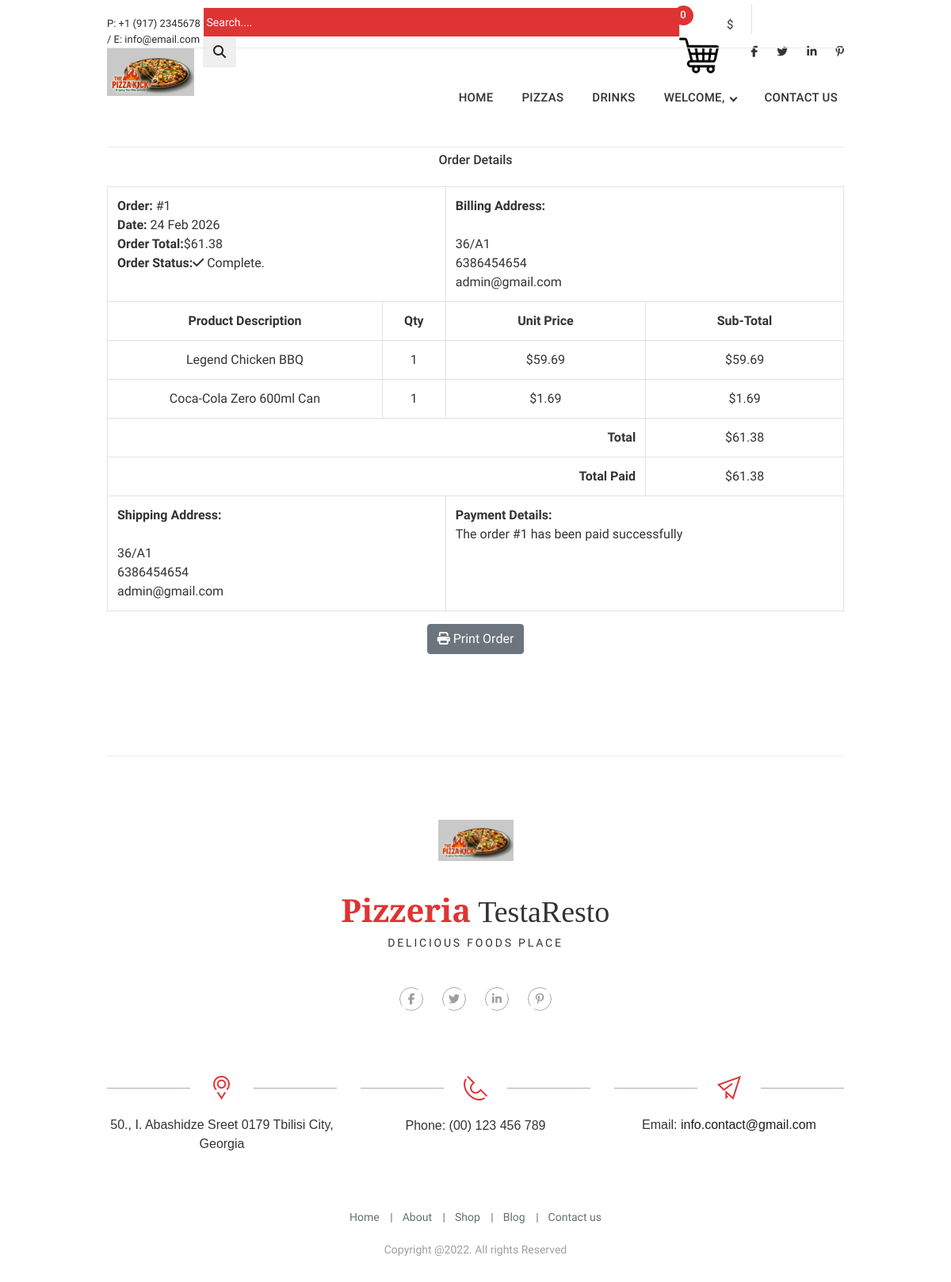
The page /order/1 (signed in) on the database its author committed.
### product/models.py (models this page shows, shortened)
class Category(models.Model):
    name = models.CharField(max_length=100,unique=True)
    slug = models.SlugField(max_length=100,unique=True)
    class Meta:
        ordering = ('name',)
        verbose_name = 'category'
        verbose_name_plural = 'categories'

class Order(models.Model):
    total = models.DecimalField(max_digits=10, decimal_places=2, verbose_name='USD Order Total')
    created = models.DateTimeField(auto_now_add=True)
    first_name = models.CharField(max_length=250, blank=True)
    last_name = models.CharField(max_length=250, blank=True)
    emailAddress = models.EmailField(blank=True,null=True)
    phone = models.CharField(max_length=250, blank=True)
    address = models.CharField(max_length=250, blank=True)
    city = models.CharField(max_length=250, blank=True)
    postal_code = models.CharField(max_length=250, blank=True)
    status = models.CharField(max_length=250, blank=True,null=True,default='Pending')
    class Meta:
        db_table = 'Order'
        ordering = ['-created']

class OrderItem(models.Model):
    product = models.ForeignKey(Product,on_delete=models.CASCADE)
    quantity = models.IntegerField()
    price = models.DecimalField(max_digits=10, decimal_places=2, verbose_name='USD Price')
    order = models.ForeignKey(Order, on_delete=models.CASCADE)
    class Meta:
        db_table = 'OrderItem'
    def sub_total(self):
        return self.quantity * self.price

class Product(models.Model):
    name = models.CharField(max_length=100,unique=True)
    slug = models.SlugField(max_length=100,unique=True)
    short_description = models.TextField(max_length=300,blank=True)
    description = models.TextField(blank=True)
    category = models.ForeignKey(Category,on_delete=models.CASCADE)
    image = models.ImageField(upload_to='products',blank=True)
    price = models.DecimalField(max_digits=10,decimal_places=2,default='',blank=True,null=True)
    created = models.DateTimeField(auto_now_add=True)
    updated = models.DateTimeField(auto_now=True)
    class Meta:
        ordering = ('name',)
        verbose_name = 'product'
        verbose_name_plural = 'products'
    def __str__(self):
        return self.name

### product/views.py (the view)
# urls.py: path('order/<int:order_id>', views.viewOrder, name='order_detail'),
@login_required(redirect_field_name='next', login_url='signin')
def viewOrder(request, order_id):
    if request.user.is_authenticated:
        email = str(request.user.email)
        order = Order.objects.get(id=order_id, emailAddress=email)
        order_items = OrderItem.objects.filter(order=order)
    return render(request, 'product/order_detail.html', {'order': order, 'order_items': order_items})

### product/context_processors.py (called while the page is built)
def categories(request):
    categories = Category.objects.order_by('-name')
    return dict(categories=categories)

def counter(request):
    counter = 0
    if 'admin' in request.path:
        return {}
    else:
        try:
            cart = Cart.objects.filter(cart_id=_cart_id(request))
            cart_items = CartItem.objects.all().filter(cart=cart[:1])
            for cart_item in cart_items:
                counter += cart_item.quantity
        except Cart.DoesNotExist:
            counter = 0
    return dict(counter=counter)

### product/views.py (called while the page is built)
def _cart_id(request):
    cart = request.session.session_key
    if not cart:
        cart = request.session.create()
    return cart

### product/templates/product/order_detail.html
{% extends 'product/base.html' %}{% load crispy_forms_tags %} {% load static
%}{% block content %}
<div class="container">
  <div class="text-center">
    <br /><br /><br /><br /><br /><br /><br /><br />
    <p><h3 class="shop_big_title">Order Details</h3></p>
    <br />
    <table class="table table-bordered">
      <tr>
        <td class="text-left" colspan="2">
          <b>Order:</b> #{{ order.id }} <br />
          <b>Date: </b>{{ order.created|date:"d M Y" }} <br />
          <b>Order Total:</b>${{ order.total }} <br />
          <b>Order Status:</b><i class="fas fa-check"></i> Complete.
        </td>
        <td class="text-left" colspan="2">
          <b>Billing Address: </b> <br />
          {{ order.name }} <br />
          {{ order.address }} <br />
          {{ order.phone}} <br />
          {{ order.emailAddress}} <br />
        </td>
      </tr>
      <tr>
        <td><b>Product Description</b></td>
        <td><b>Qty</b></td>
        <td><b>Unit Price</b></td>
        <td><b>Sub-Total</b></td>
      </tr>
      {% for item in order_items %}
      <tr>
        <td>{{ item.product }}</td>
        <td>{{ item.quantity }}</td>
        <td>${{ item.price }}</td>
        <td>${{ item.sub_total }}</td>
      </tr>
      {% endfor %}
      <tr>
        <td class="text-right" colspan="3"><b>Total</b></td>
        <td>${{ order.total }}</td>
      </tr>
      <tr>
        <td class="text-right" colspan="3"><b>Total Paid</b></td>
        <td>${{ order.total }}</td>
      </tr>
      <tr>
        <td class="text-left" colspan="2">
          <b>Shipping Address:</b> <br />
          {{ order.name }} <br />
          {{ order.address }} <br />
          {{ order.phone}} <br />
          {{ order.emailAddress}} <br />
        </td>
        <td class="text-left" colspan="2">
          <b>Payment Details:</b> <br />
          The order #{{ order.id }} has been paid successfully
        </td>
      </tr>
    </table>
    <button class="btn btn-secondary" onclick="window.print();">
      <i class="fas fa-print"></i>
      Print Order
    </button>
  </div>
</div>
<br /><br />
{% endblock %}

### product/templates/product/base.html (shortened to what this page needs)
{% load static %} {% load crispy_forms_tags %}
<!DOCTYPE html>
<html lang="en">
  <head>
    <link href="{% static 'product/css/bootstrap.css' %}" rel="stylesheet" />
    <link href="{% static 'product/css/superslides.css' %}" rel="stylesheet" />
    <link href="{% static 'product/css/font-awesome.css' %}" rel="stylesheet" />
    <link rel="stylesheet" href="{% static 'product/css/owl.carousel.css' %}" />
    <link
      rel="stylesheet"
      href="{% static 'product/css/owl.theme.default.min.css' %}"
    />
    <link href="{% static 'product/css/navigation.css' %}" rel="stylesheet" />
    <link rel="stylesheet" href="{% static 'product/css/reset.css' %}" />
    <link rel="stylesheet" href="{% static 'product/css/style.css' %}" />
  </head>
  <body>
    <div id="main">
      <div class="header-v3">
        <div class="container">
          <div class="menu-top desktop-top">
            <div class="left_block">
              <div class="phone_email">
                P: +1 (917) 2345678 / E: info@email.com
              </div>
            </div>
            <div class="right_block">
              <div class="my_search">
                <form
                  class="search clearfix"
                  action="{% url 'search' %}"
                  ,
                  method="GET"
                >
                  <div class="input-group">
                    <input
                      type="text"
                      name="title"
                      class="form-control"
                      placeholder=" Search...."
                      style="width: 600px"
                    />
                    <div class="input-group-append">
                      <button type="submit" class="btn btn-outline-primary-gry">
                        <i class="fa fa-search"></i>
                      </button>
                    </div>
                  </div>
                </form>
              </div>
              <div class="my_cart_wrapper">
                <div class="my_cart_button">
                  <a href="#">
                    <img
                      class="pizza_cart"
                      src="{% static 'product/img/shopping-cart.png' %}"
                    />
                    <span class="cart_circle">{{counter}}</span>
                  </a>
                  <div class="cart_sum">${{total}}</div>
                </div>
              </div>
              <div class="top_social">
                <ul>
                  <li>
                    <a href="#"><i class="fab fa-facebook-f"></i></a>
                  </li>
                  <li>
                    <a href="#"><i class="fab fa-twitter"></i></a>
                  </li>
                  <li>
                    <a href="#"><i class="fab fa-linkedin-in"></i></a>
                  </li>
                  <li>
                    <a href="#"><i class="fab fa-pinterest-p"></i></a>
                  </li>
                </ul>
              </div>
            </div>
          </div>
          <div class="header-inner_1 clearfix">
            <header class="header_bg">
              <div class="logo">
                <a href="{% url 'home' %}">
                  <img src="{% static 'product/img/logo.png' %}" />
                </a>
              </div>
            </header>
            <nav id="navigation" class="navigation clearfix">
              <div class="navigation-body">
                <ul class="navigation-menu">
                  <li class="navigation-item">
                    <a class="navigation-link" href="{% url 'home' %}">Home</a>
                  </li>
                  {% for category in categories %}
                  <li class="navigation-item">
                    <a
                      class="navigation-link"
                      href="{% url 'products_by_category' category.slug %}"
                      >{{category.name}}</a
                    >
                  </li>
                  {% endfor %} {% if request.user.is_authenticated %}
                  <li class="navigation-item">
                    <a class="navigation-link" href="#"
                      >Welcome, {{request.user.first_name}}</a
                    >
                  </li>
                  {% endif %}
                  <li class="navigation-item">
                    <a class="navigation-link" href="contact.html"
                      >Contact us</a
                    >
                  </li>
                </ul>
              </div>
            </nav>
          </div>
        </div>
      </div>
      {% block content%} {% endblock %}
      <footer>
        <div class="bot1-wrapper top_margin_80">
          <div class="container">
            <div class="bot1 clearfix">
              <div class="logo2_wrapper">
                <img
                  src="{% static 'product/img/logo2_wrapper.png' %}"
                  alt=""
                  class="img-fluid"
                />
                <div class="logo_title">
                  <div class="bottom_logo">
                    <span>Pizzeria</span> TestaResto
                  </div>
                  <div class="bottom_logo_desc">delicious foods place</div>
                </div>
              </div>
              <div class="social-footer-wrapper">
                <ul class="social-footer clearfix">
                  <li>
                    <a href="#"><i class="fab fa-facebook-f"></i></a>
                  </li>
                  <li>
                    <a href="#"><i class="fab fa-twitter"></i></a>
                  </li>
                  <li>
                    <a href="#"><i class="fab fa-linkedin-in"></i></a>
                  </li>
                  <li>
                    <a href="#"><i class="fab fa-pinterest-p"></i></a>
                  </li>
                </ul>
              </div>
            </div>
          </div>
        </div>
        <div class="bot2-wrapper">
          <div class="container">
            <div class="bot2 clearfix">
              <div class="row">
                <div class="col-md-4">
                  <div class="contact-us-block">
                    <figure>
                      <img
                        src="{% static 'product/img/ic1.png' %}"
                        alt=""
                        class="img-fluid"
                      />
                    </figure>
                    <div class="txt1">
                      50., I. Abashidze Sreet 0179 Tbilisi City, Georgia
                    </div>
                  </div>
                </div>
                <div class="col-md-4">
                  <div class="contact-us-block">
                    <figure>
                      <img
                        src="{% static 'product/img/ic2.png' %}"
                        alt=""
                        class="img-fluid"
                      />
                    </figure>
                    <div class="txt1">Phone: (00) 123 456 789</div>
                  </div>
                </div>
                <div class="col-md-4">
                  <div class="contact-us-block">
                    <figure>
                      <img
                        src="{% static 'product/img/ic3.png' %}"
                        alt=""
                        class="img-fluid"
                      />
                    </figure>
                    <div class="txt1">
                      Email: <a href="#">info.contact@gmail.com</a>
                    </div>
                  </div>
                </div>
              </div>
            </div>
          </div>
        </div>
        <div class="bot3-wrapper">
          <div class="container">
            <div class="bot3 clearfix">
              <ul class="menu-bot">
                <li><a href="#">Home</a></li>
                <li><a href="#">About</a></li>
                <li><a href="#">Shop</a></li>
                <li><a href="#">Blog</a></li>
                <li><a href="#">Contact us</a></li>
              </ul>
              <div class="copyrights">Copyright @2022. All rights Reserved</div>
            </div>
          </div>
        </div>
      </footer>
    </div>
  </body>
</html>

### product/static/product/css/navigation.css (style rules this page uses)
.navigation { display: -ms-flexbox; display: flex; -ms-flex-align: initial; align-items: initial; width: 100%; min-height: 60px; padding: 0; position: relative; line-height: initial; font-family: inherit; box-sizing: border-box; background-color: #333333; transition: background 0.3s; }
@media (min-width: 1000px) { .navigation { height: auto; } }
.navigation *, .navigation *:before, .navigation *:after { box-sizing: border-box; -webkit-tap-highlight-color: transparent; text-decoration: none; }
.navigation-body { width: 100%; height: 100%; position: fixed; top: 0; left: -100%; overflow-x: hidden; overflow-y: auto; background-color: #333333; z-index: 20000; transition: left 0.8s cubic-bezier(0.1, 0.1, 0.1, 0.1), right 0.8s cubic-bezier(0.1, 0.1, 0.1, 0.1); }
@media (min-width: 500px) { .navigation-body { width: 320px; } }
@media (min-width: 1000px) { .navigation-body { display: -ms-flexbox; display: flex; -ms-flex-align: center; align-items: center; width: 100%; position: relative; left: auto; overflow: visible; z-index: auto; background-color: transparent; transition: all 0s ease 0s; } }
.navigation-body.scroll-momentum { -webkit-overflow-scrolling: touch; }
.navigation-menu { width: 100%; margin: 0; padding: 0; list-style: none; font-size: 0rem; display: inline-block; float: left; }
@media (min-width: 1000px) { .navigation-menu { width: auto; display: -ms-flexbox; display: flex; -ms-flex-align: center; align-items: center; } }
@media (min-width: 1000px) { .navigation .navigation-menu { -ms-flex-item-align: stretch; align-self: stretch; -ms-flex-align: stretch; align-items: stretch; } }
.navigation-item { width: 100%; margin: 0; float: left; display: inline-block; }
@media (min-width: 1000px) { .navigation-item { width: auto; } }
.navigation-link { width: 100%; padding: 13px 16px; display: -ms-flexbox; display: flex; -ms-flex-align: center; align-items: center; position: relative; font-size: 14px; letter-spacing: 0.3px; color: #d1d1d1; text-decoration: none !important; border-bottom: solid 1px #404040; transition: border-color 0.3s, color 0.3s, background 0.3s; }
@media (min-width: 1000px) { .navigation-item:last-child .navigation-link { border-top: none; border-bottom: none; } }
@media (min-width: 1000px) { .navigation-link { height: 100%; padding: 10px 16px; line-height: 60px; border: none; } }

### rows shown on the page
Category: name "PIZZAS"
Category: name "DRINKS"
Order: id "1", created "24 Feb 2026", total "61.38", address "36/A1", phone "6386454654", emailAddress "admin@gmail.com"
OrderItem: product "Legend Chicken BBQ", quantity "1", price "59.69", sub_total "59.69"
OrderItem: product "Coca-Cola Zero 600ml Can", quantity "1", price "1.69", sub_total "1.69"

### other values the page prints
{{ counter }} "0"
